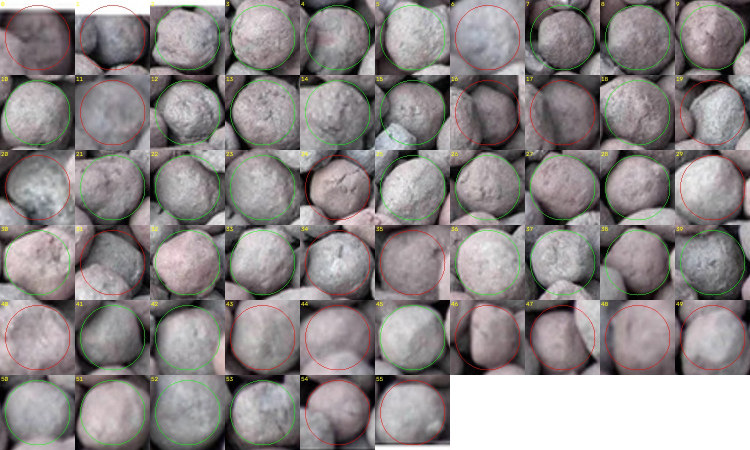
#> input picture ml_training/crack_synthesis/folhas/1000411645_doadoras.jpg, 1500 x 900 px (shown at 1/2 size)
$ python -i avaliar_esferas.py   (imports and definitions only)
#> lines starting #> are read from the running program, lines starting #| are printed output that depends on the picture; after the words box and inside, x2 and y2 are one past the last pixel; in counts of white or black regions, pixels touching at a corner belong together
#> further down, picture is the input picture: shape (900, 1500, 3); mean B, G, R 135.9, 135.5, 140.9
"""Viés de tamanho com esferas padrão (ex.: 11 mm) e régua milimetrada na mesma foto.

    python tools/sam2/avaliar_esferas.py --fotos <pasta ou arquivos> --saida <pasta> [--diametro 11] [--modelo <pasta sam2>]

Escala (px/mm) SÓ da régua: a régua é achada pela cor (amarelada), alinhada pelo retângulo mínimo, e cada traço
de milímetro é localizado e numerado; x(n) cúbico dá a escala LOCAL (lente/inclinação do celular mudam a escala
ao longo da foto). Cada esfera usa a escala no ponto da régua mais próximo dela. As esferas nunca entram na
escala, então o teste não é circular. Limite: o equador da esfera fica alguns mm acima da régua (mais perto
da câmera), o que aumenta o diâmetro aparente em ~2–4% a 10–15 cm de distância.

Também calibra como o app: uma esfera da foto (medida pelo mesmo método) vale --diametro e as outras são
medidas (bloco escala_pela_esfera do resumo). Esse bloco não depende do plano da régua.

Métodos comparados por esfera (diâmetro equivalente de área, mm):
  limiar  – contorno por limiar de Otsu (referência simples de silhueta)
  stardist – rede StarDist do app (common.detect)
  sam2    – StarDist + refino SAM 2 (mesmo algoritmo do app), se --modelo for dado
Saídas: esferas.csv, resumo.json, <foto>_esferas.jpg.
"""
from __future__ import annotations

import argparse
import csv
import json
import math
import sys
from pathlib import Path

import cv2
import numpy as np

ROOT = Path(__file__).resolve().parents[2]
sys.path.insert(0, str(ROOT / 'ml_training' / 'stardist'))
sys.path.insert(0, str(Path(__file__).resolve().parent))


def ruler_mask(bgr):
    lab = cv2.cvtColor(bgr, cv2.COLOR_BGR2LAB).astype(np.int16)
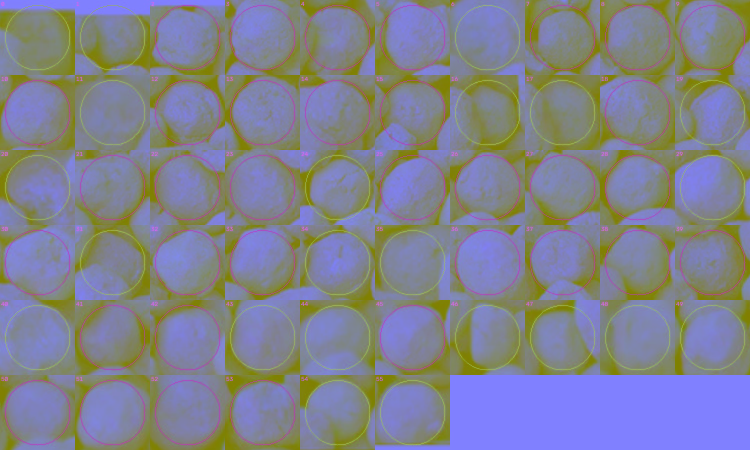
#> lab: shape (900, 1500, 3) int16 (shown at 1/2 size); mean B, G, R 143.3, 130.3, 128.7
    L, b = lab[..., 0], lab[..., 2] - 128
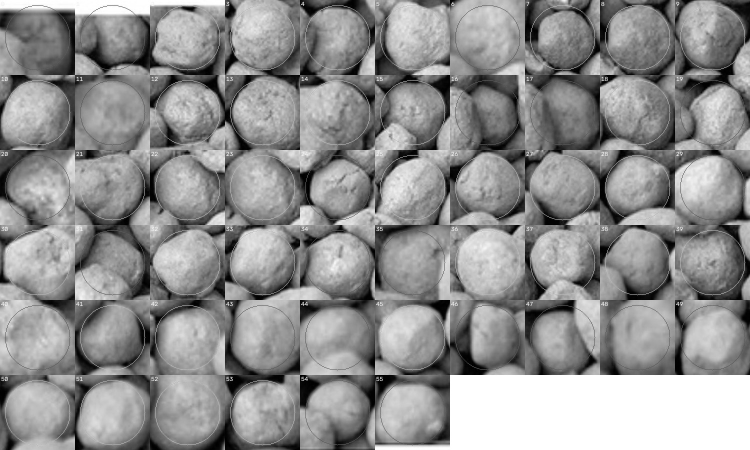
#> L: shape (900, 1500) int16 (shown at 1/2 size); min 0, max 255, mean 143.3
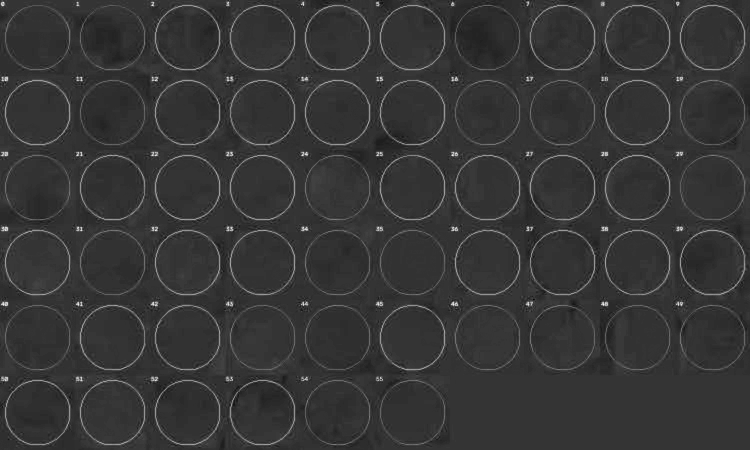
#> b: shape (900, 1500) int16 (shown at 1/2 size); min -21, max 81, mean 0.7; drawn with min black and max white
    A = lab[..., 1] - 128
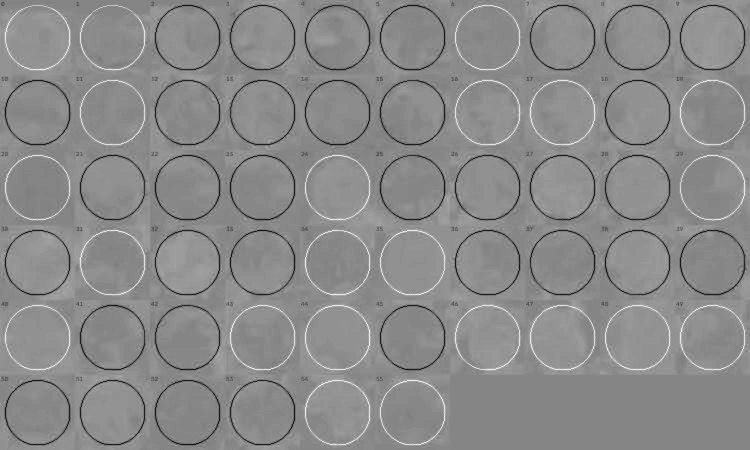
#> A: shape (900, 1500) int16 (shown at 1/2 size); min -57, max 52, mean 2.3; drawn with min black and max white
    m = ((b > 5) & (A < -1) & (L > 160)).astype(np.uint8)
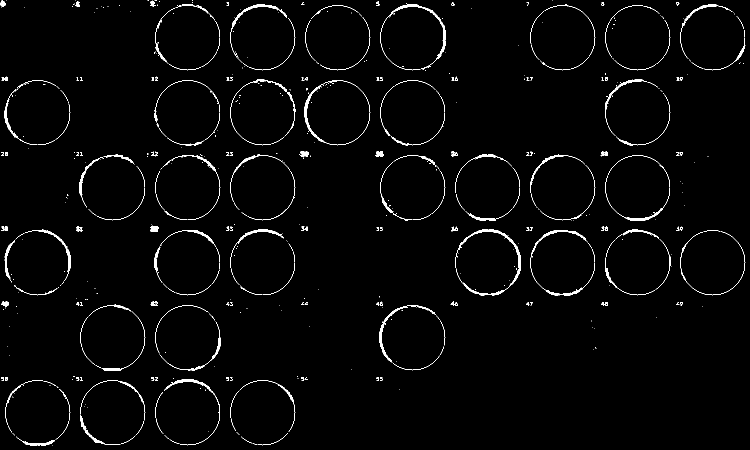
#> m: shape (900, 1500) (shown at 1/2 size); values 0 (black) and 1 (white), 2% white; 517 white regions (322 under 20 px), largest, box (x1, y1, x2, y2) and area: (910, 459, 1041, 591) 1275, (760, 9, 891, 141) 962, (609, 160, 741, 291) 838
    m = cv2.morphologyEx(m, cv2.MORPH_CLOSE, np.ones((25, 25), np.uint8))
#> m: shape (900, 1500); values 0 (black) and 1 (white), 6.2% white; 187 white regions (83 under 20 px), largest, box (x1, y1, x2, y2) and area: (194, 0, 891, 566) 22527, (111, 570, 591, 900) 11052, (910, 330, 1366, 592) 10991
    n, lab_, st, _ = cv2.connectedComponentsWithStats(m)
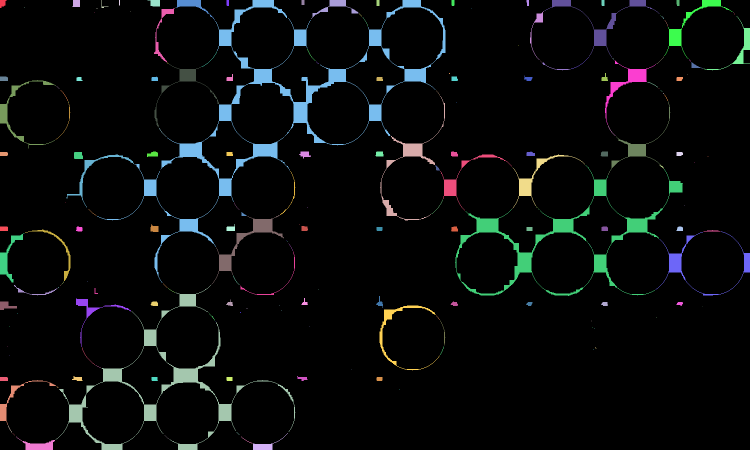
#> lab_: shape (900, 1500) int32 (shown at 1/2 size); 188 distinct labels, from 0 to 187; one colour per label, 0 black
#> n = 188; st = 188 rows, first 6: [0, 0, 1500, 900, 1266838], [0, 0, 13, 16, 151], [144, 0, 16, 14, 198], [203, 0, 14, 16, 37], [238, 0, 2, 11, 22], [295, 0, 25, 13, 249]
    if n < 2:
        return None, None
    i = 1 + int(np.argmax(st[1:, cv2.CC_STAT_AREA]))
#> i = 8
    comp = (lab_ == i).astype(np.uint8)
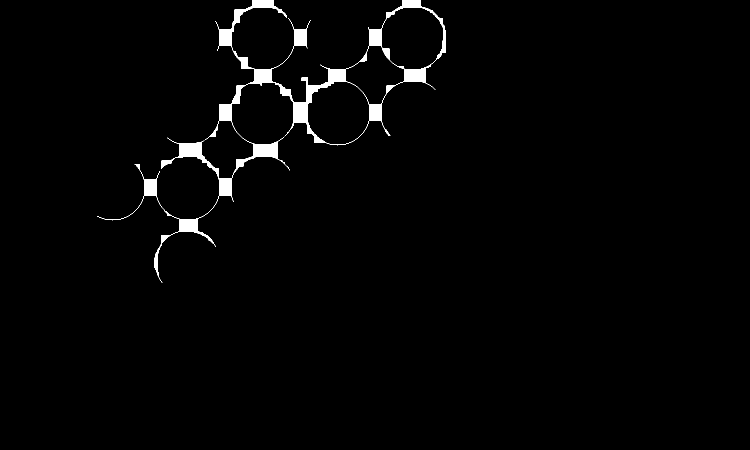
#> comp: shape (900, 1500) (shown at 1/2 size); values 0 (black) and 1 (white), 1.7% white; 1 white region
    cs, _ = cv2.findContours(comp, cv2.RETR_EXTERNAL, cv2.CHAIN_APPROX_NONE)
#> cs = 1 contour; box (x1, y1, x2, y2) and area: (194, 0, 891, 566) 52064
    return comp, cv2.minAreaRect(max(cs, key=cv2.contourArea))


# [183 lines left out: functions ruler_ticks, local_ppm, threshold_spheres, nearest, main, not called in this run]


# [2 lines not run here, left out]

>>> import cv2
>>> picture = cv2.imread('../../ml_training/crack_synthesis/folhas/1000411645_doadoras.jpg')
>>> result = ruler_mask(picture)
